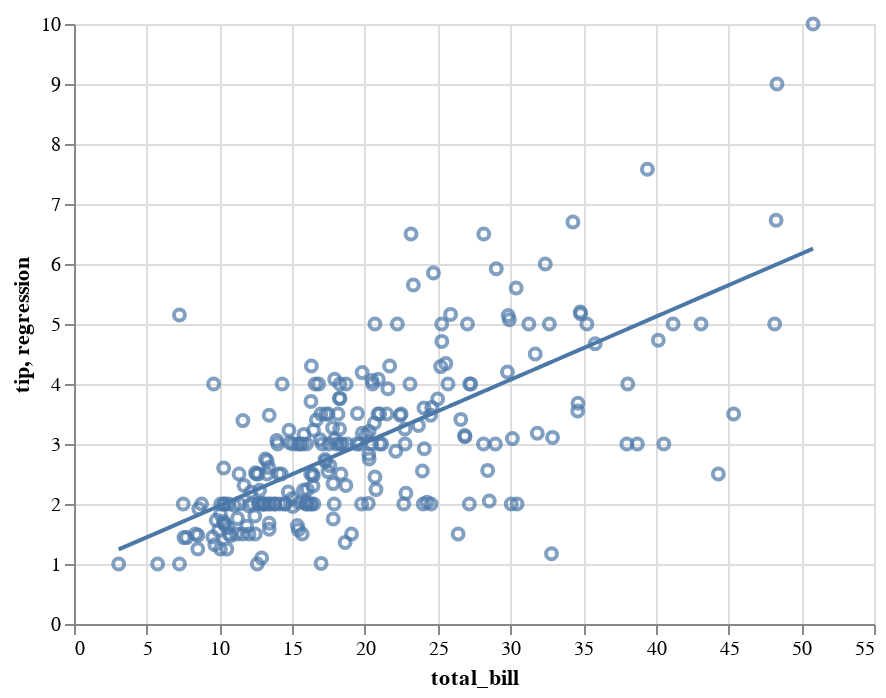

The notebook cell this image was saved under:
### Code cell
chart1 = alt.Chart(tips).mark_point().encode(
    alt.Y('tip'),
    alt.X('total_bill'))

chart2 = alt.Chart(tips).mark_line().encode(
    alt.Y('regression'),
    alt.X('total_bill'))

chart1 + chart2

### Figure 1 — Vega-Lite specification as saved in the notebook (floating-point values rounded to 4 significant figures; data arrays with more than 128 entries replaced by an {"elided": "..."} marker saying what was removed)
{"config": {"view": {"continuousWidth": 400, "continuousHeight": 300}}, "layer": [{"mark": "point", "encoding": {"x": {"type": "quantitative", "field": "total_bill"}, "y": {"type": "quantitative", "field": "tip"}}}, {"mark": "line", "encoding": {"x": {"type": "quantitative", "field": "total_bill"}, "y": {"type": "quantitative", "field": "regression"}}}], "data": {"name": "data-1500fcc78140c9a736e910a03084e260"}, "$schema": "https://vega.github.io/schema/vega-lite/v4.8.1.json", "datasets": {"data-1500fcc78140c9a736e910a03084e260": {"elided": "244 records"}}}
